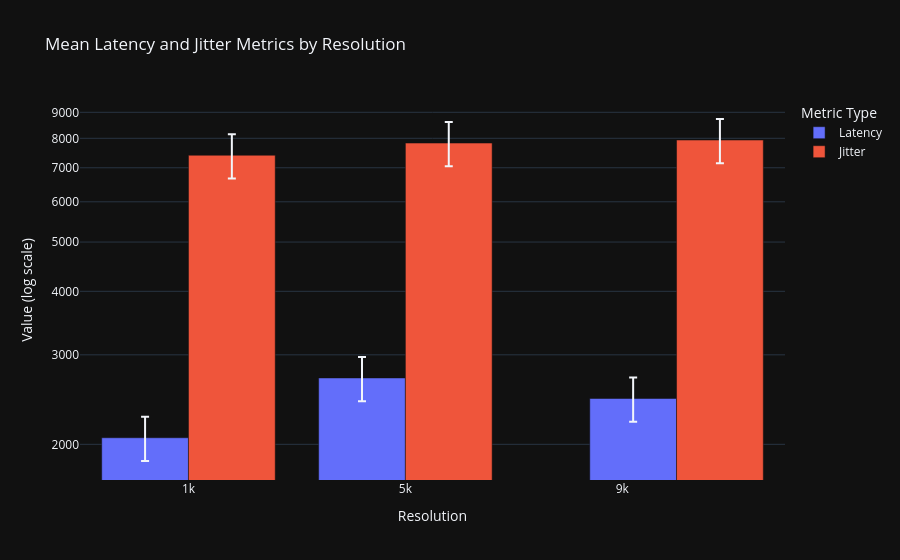

Source (notebook cell):
### Code cell
import plotly.express as px
import pandas as pd
import numpy as np

# List to store the aggregated metrics
aggregated_metrics = []

# Adding Debug Prints
print("Starting calculation of mean latency and jitter for each resolution...")
print(f"Initial response_time keys (resolutions): {list(response_time.keys())}")

# Calculate mean latency and jitter for each resolution
for resolution, models in response_time.items():
    print(f"\nProcessing resolution: {resolution}")

    try:
        # Combine all models for the current resolution
        combined_df = pd.DataFrame.from_dict(models)

        # Debug: Print shape and first few rows of combined DataFrame
        print(f"Shape of combined DataFrame for resolution {resolution}: {combined_df.shape}")
        print(f"First few rows of combined DataFrame for resolution {resolution}:\n{combined_df.head()}")

        # Ensure there are valid (non-NaN, non-zero) values for calculations
        if combined_df.empty or combined_df.isna().all().all():
            print(f"Combined DataFrame for resolution {resolution} is empty or only contains NaN values. Skipping...")
            continue

        # Handle NaN values by dropping them row-wise, if needed
        combined_df = combined_df.dropna(how='all')  # Drop rows with all NaN
        if combined_df.empty:
            print(f"All rows dropped due to NaN values for resolution {resolution}. Skipping...")
            continue

        # Compute mean latency
        mean_across_time_points = combined_df.mean(axis=1)  # Mean across time points
        mean_latency = mean_across_time_points.mean()  # Mean across workers

        # Compute jitter (robust calculation):
        # Step 1: Aggregate within each model (standard deviation per column)
        jitter_within_models = combined_df.std(axis=0)  # Standard deviation per model
        # Step 2: Aggregate across models (mean of standard deviations)
        jitter = jitter_within_models.mean()

        # Store metrics for this resolution
        aggregated_metrics.append({"Resolution": resolution, "Metric Type": "Latency", "Value": mean_latency})
        aggregated_metrics.append({"Resolution": resolution, "Metric Type": "Jitter", "Value": jitter})

        # Debug outputs for calculated metrics
        print(f"Mean Latency for resolution {resolution}: {mean_latency}")
        print(f"Jitter for resolution {resolution}: {jitter}")

    except Exception as e:
        print(f"Error while processing resolution {resolution}: {e}")
        continue

# Debug: Print aggregated metrics
print("\nAggregated Metrics:")
for metric in aggregated_metrics:
    print(metric)

# Create a DataFrame from the aggregated metrics
metrics_df = pd.DataFrame(aggregated_metrics)

# Debug: Print final DataFrame
print("\nFinal metrics DataFrame:")
print(metrics_df)

# Create a grouped bar plot with Plotly Express
fig = px.bar(
    metrics_df,
    x="Resolution",
    y="Value",
    color="Metric Type",
    barmode="group",
    title="Mean Latency and Jitter Metrics by Resolution",
    log_y=True,
    error_y=metrics_df["Value"].apply(lambda x: x * 0.1 if not np.isnan(x) else 0)  # Adding 10% as error bars
)

# Customize axes labels
fig.update_layout(
    xaxis_title="Resolution",
    yaxis_title="Value (log scale)"
)

# Show the plot
fig.show()

### Figure 1 — Plotly figure (JSON) as saved in the notebook; plotly's stock layout.template omitted (floating-point values rounded to 4 significant figures)
{"data": [{"alignmentgroup": "True", "error_y": {"array": [206.1, 270.2, 246.2]}, "hovertemplate": "Metric Type=Latency<br>Resolution=%{x}<br>Value=%{y}<extra></extra>", "legendgroup": "Latency", "marker": {"color": "#636efa", "pattern": {"shape": ""}}, "name": "Latency", "offsetgroup": "Latency", "orientation": "v", "showlegend": true, "textposition": "auto", "x": [1000, 5000, 10000], "xaxis": "x", "y": [2061.0, 2702.0, 2462.0], "yaxis": "y", "type": "bar"}, {"alignmentgroup": "True", "error_y": {"array": [740.9, 782.9, 793.7]}, "hovertemplate": "Metric Type=Jitter<br>Resolution=%{x}<br>Value=%{y}<extra></extra>", "legendgroup": "Jitter", "marker": {"color": "#EF553B", "pattern": {"shape": ""}}, "name": "Jitter", "offsetgroup": "Jitter", "orientation": "v", "showlegend": true, "textposition": "auto", "x": [1000, 5000, 10000], "xaxis": "x", "y": [7409.0, 7829.0, 7937.0], "yaxis": "y", "type": "bar"}], "layout": {"xaxis": {"anchor": "y", "domain": [0.0, 1.0], "title": {"text": "Resolution"}}, "yaxis": {"anchor": "x", "domain": [0.0, 1.0], "title": {"text": "Value (log scale)"}, "type": "log"}, "legend": {"title": {"text": "Metric Type"}, "tracegroupgap": 0}, "title": {"text": "Mean Latency and Jitter Metrics by Resolution"}, "barmode": "group"}}
